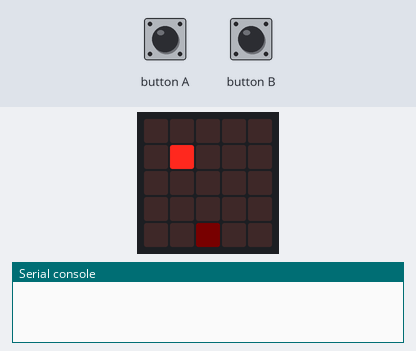
The program below on a simulated BBC micro:bit (MakeCode). On the bench: the board's 5×5 LED display, the last lines printed to the serial console. Inputs (shaded band) come from the test bench. Dim RGB values are drawn brighter than linear; random numbers come from a fixed seed.

Above: at 1.2 s.
1.3 s: button A pressed for 0.15 s
At 3.7 s:
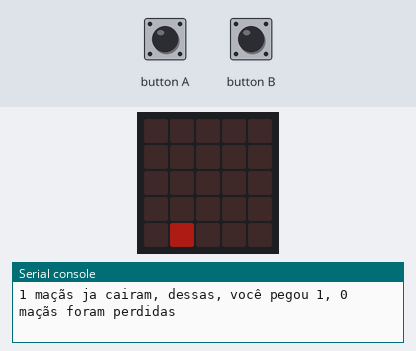
4.4 s: button B pressed for 0.15 s
At 5.4 s:
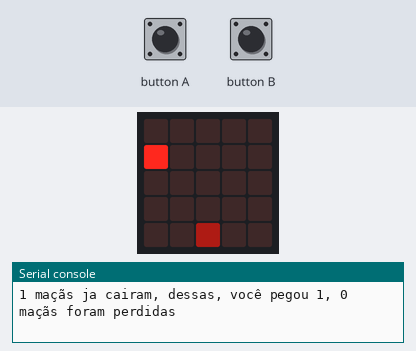
7.5 s: button B pressed for 0.15 s
At 8.9 s:
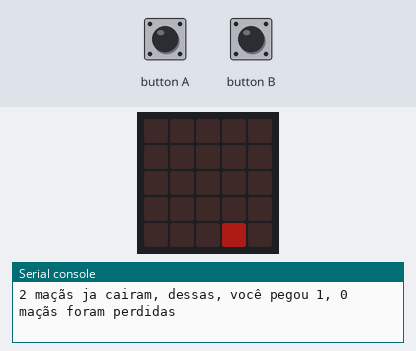
10.6 s: button A pressed for 0.15 s
At 11.3 s:
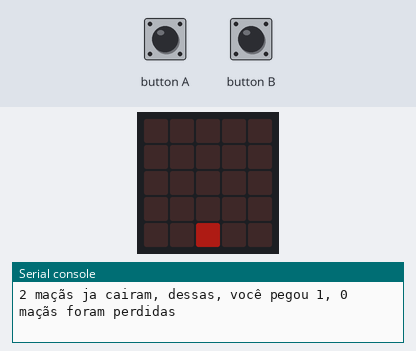
13.7 s: button A pressed for 1 s
At 16.0 s:
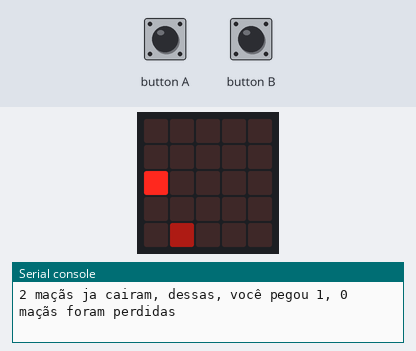
17.7 s: button B pressed for 0.15 s
At 20.9 s:
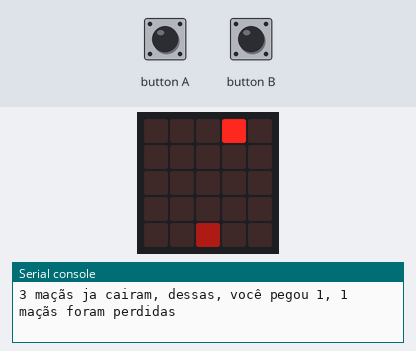
Timing chart, 0 to 22.4 s (numbered marks = the images above; inputs shaded):
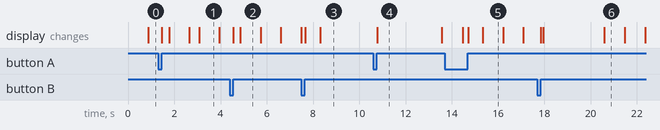

Measured:
- what the display in image 1 shows lasts 0.8 s, from 3.1 s to 3.9 s
- what the display in image 4 shows lasts 2.8 s, from 10.8 s to 13.6 s

The program:

main.ts
```typescript
// variables
    let player = {
        game: game.createSprite(null,null),
        bright: 2,
        x: 2,
        y: 4

    };

    let falls_apple = 0;

    let taked_apples = 0;

    let gamerule = {
        level: 1,
        lifes: 100,
        points: 1,

    };

    function gameOver(){
        basic.showAnimation(`
        # # # # #
        # . . . .
        # . # # #
        # . . . #
        # # # # #

        `)

        basic.showAnimation(`
        # # # # #
        # . . . #
        # # # # #
        # . . . #
        # . . . #

        `)

        basic.showAnimation(`
        # . . . #
        # # . # #
        # . # . #
        # . . . #
        # . . . #

        `)

        basic.showAnimation(`
        # # # # #
        # . . . .
        # # # # #
        # . . . .
        # # # # #

        `)

        basic.showAnimation(`
        . . . . .
        . . . . .
        . . . . .
        . . . . .
        . . . . .

        `)

        basic.showAnimation(`
        # # # # #
        # . . . #
        # . . . #
        # . . . #
        # # # # #

        `)

        basic.showAnimation(`
        # . . . #
        # . . . #
        # . . . #
        . # . # .
        . . # . .
        `)

        basic.showAnimation(`
        # # # # #
        # . . . .
        # # # # #
        # . . . .
        # # # # #

        `)

        basic.showAnimation(`
        # # # . .
        # . . # .
        # # # . .
        # # . . .
        # . # . .

        `)

    }

    let losed_apples = 0
    let maca = {
        game: game.createSprite(null, null),
        x: randint(0, 4),
        y: 0

    };

    function animation(){
        game.pause()
        basic.showNumber(gamerule.points)

        basic.showAnimation(`
            # # # # #
            # # # # #
            # # # # #
            # # # # #
            # # # # #

        `);

        basic.showAnimation(`
            . . . . .
            # # # # #
            # # # # #
            # # # # #
            # # # # #

        `);

        basic.showAnimation(`
            . . . . .
            . . . . .
            # # # # #
            # # # # #
            # # # # #

        `);

        basic.showAnimation(`
            . . . . .
            . . . . .
            . . . . .
            # # # # #
            # # # # #

        `);

            basic.showAnimation(`
            . . . . .
            . . . . .
            . . . . .
            . . . . .
            # # # # #

        `);

        basic.showAnimation(`
            . . . . .
            . . . . .
            . . . . .
            . . . . .
            # # # # .

        `);

        basic.showAnimation(`
            . . . . .
            . . . . .
            . . . . .
            . . . . .
            # # # . .

        `);

        basic.showAnimation(`
            . . . . .
            . . . . .
            . . . . .
            . . . . .
            # # . . .

        `);

        basic.showAnimation(`
            . . . . .
            . . . . .
            . . . . .
            . . . . .
            # . . . .

        `);

            basic.showAnimation(`
            . . . . .
            . . . . .
            . . . . .
            . . . . .
            . . . . .

        `);

        game.resume();

    }

    function addpoint(){
        if (game.score() != gamerule.points){
            game.setScore(gamerule.points)
            console.log("level " + game.score())
            animation()

        }

    }

    function frame(){

        let velocidade = 2/ + (game.score()/10) * 2
        maca.y += gamerule.level/(velocidade)

        if (maca.y >= 5){
            maca.game.off()
            maca.y = randint(0, -10)
            maca.x = randint(0, 4)
            falls_apple++
            console.log(falls_apple + " maçãs ja cairam"+", dessas, você pegou " + taked_apples + ", " + losed_apples+" maçãs foram perdidas")
            maca.game.on()

        }
        if (maca.y < 0){
            maca.game.off()

        }else if (maca.y < 5){
            maca.game.on()

        }

        if (player.x > 4){
            player.x = 4;

        }else if (player.x < 0){
            player.x = 0

        }

        if (player.bright > 255){
            gamerule.points++
            player.bright = 2

        }
        losed_apples = falls_apple - taked_apples
        if (losed_apples > 9){
            gameOver()
        }

    }

    function move(){
        input.onButtonPressed(Button.A,()=> {
            player.x--

        })
        input.onButtonPressed(Button.B,()=> {
            player.x++

        })

    }

    function collision(){
        if (maca.x == player.x && Math.round(maca.y) == player.y){
            maca.game.off()
            maca.y = randint(0, -10)
            maca.x = randint(0, 4)
            falls_apple++
            taked_apples++
            console.log(falls_apple + " maçãs ja cairam"+", dessas, você pegou " + taked_apples + ", " + losed_apples+" maçãs foram perdidas")
            maca.game.on()
            player.bright += 50

        }

}
// setups
    game.setScore(1);

//game
    basic.forever(()=>{
        move()
        player.game.setBrightness(player.bright)
        player.game.setX(player.x)
        player.game.setY(player.y)
        maca.game.setX(maca.x)
        maca.game.setY(maca.y)
        addpoint()
        frame()
        collision()

    })
```

test.ts
```typescript
// testes vão aqui; isto não será compilado quando este pacote for usado como uma extensão.
```
